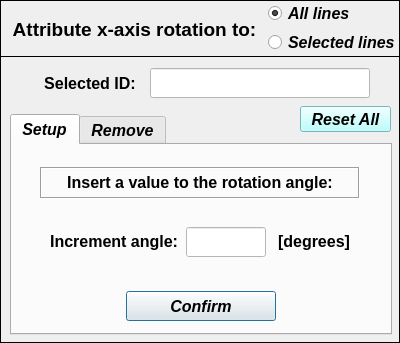
<?xml version="1.0" encoding="UTF-8"?>
<ui version="4.0">
 <class>Dialog</class>
 <widget class="QDialog" name="Dialog">
  <property name="windowModality">
   <enum>Qt::NonModal</enum>
  </property>
  <property name="geometry">
   <rect>
    <x>0</x>
    <y>0</y>
    <width>400</width>
    <height>343</height>
   </rect>
  </property>
  <property name="sizePolicy">
   <sizepolicy hsizetype="Fixed" vsizetype="Fixed">
    <horstretch>0</horstretch>
    <verstretch>0</verstretch>
   </sizepolicy>
  </property>
  <property name="minimumSize">
   <size>
    <width>400</width>
    <height>343</height>
   </size>
  </property>
  <property name="maximumSize">
   <size>
    <width>400</width>
    <height>343</height>
   </size>
  </property>
  <property name="contextMenuPolicy">
   <enum>Qt::DefaultContextMenu</enum>
  </property>
  <property name="windowTitle">
   <string> Set: beam x-axis rotation angle</string>
  </property>
  <property name="whatsThis">
   <string/>
  </property>
  <widget class="QFrame" name="frame_2">
   <property name="geometry">
    <rect>
     <x>0</x>
     <y>56</y>
     <width>400</width>
     <height>287</height>
    </rect>
   </property>
   <property name="sizePolicy">
    <sizepolicy hsizetype="Preferred" vsizetype="Preferred">
     <horstretch>40</horstretch>
     <verstretch>0</verstretch>
    </sizepolicy>
   </property>
   <property name="minimumSize">
    <size>
     <width>400</width>
     <height>287</height>
    </size>
   </property>
   <property name="maximumSize">
    <size>
     <width>400</width>
     <height>287</height>
    </size>
   </property>
   <property name="font">
    <font>
     <pointsize>12</pointsize>
     <italic>true</italic>
    </font>
   </property>
   <property name="frameShape">
    <enum>QFrame::Box</enum>
   </property>
   <property name="frameShadow">
    <enum>QFrame::Plain</enum>
   </property>
   <widget class="QTabWidget" name="tabWidget_xaxis_rotation_angle">
    <property name="geometry">
     <rect>
      <x>10</x>
      <y>58</y>
      <width>382</width>
      <height>221</height>
     </rect>
    </property>
    <property name="minimumSize">
     <size>
      <width>382</width>
      <height>0</height>
     </size>
    </property>
    <property name="maximumSize">
     <size>
      <width>382</width>
      <height>16777215</height>
     </size>
    </property>
    <property name="font">
     <font>
      <family>Arial</family>
      <pointsize>12</pointsize>
      <weight>75</weight>
      <italic>true</italic>
      <bold>true</bold>
     </font>
    </property>
    <property name="currentIndex">
     <number>0</number>
    </property>
    <widget class="QWidget" name="tab_setup">
     <attribute name="title">
      <string>Setup</string>
     </attribute>
     <widget class="QLabel" name="label_2">
      <property name="geometry">
       <rect>
        <x>28</x>
        <y>22</y>
        <width>320</width>
        <height>32</height>
       </rect>
      </property>
      <property name="minimumSize">
       <size>
        <width>320</width>
        <height>32</height>
       </size>
      </property>
      <property name="maximumSize">
       <size>
        <width>290</width>
        <height>32</height>
       </size>
      </property>
      <property name="sizeIncrement">
       <size>
        <width>320</width>
        <height>0</height>
       </size>
      </property>
      <property name="font">
       <font>
        <family>Arial</family>
        <pointsize>12</pointsize>
        <weight>75</weight>
        <italic>false</italic>
        <bold>true</bold>
       </font>
      </property>
      <property name="frameShape">
       <enum>QFrame::Box</enum>
      </property>
      <property name="frameShadow">
       <enum>QFrame::Sunken</enum>
      </property>
      <property name="midLineWidth">
       <number>0</number>
      </property>
      <property name="text">
       <string>&lt;html&gt;&lt;head/&gt;&lt;body&gt;&lt;p align=&quot;center&quot;&gt;Insert a value to the rotation angle:&lt;/p&gt;&lt;/body&gt;&lt;/html&gt;</string>
      </property>
      <property name="alignment">
       <set>Qt::AlignCenter</set>
      </property>
     </widget>
     <widget class="QPushButton" name="pushButton_confirm">
      <property name="geometry">
       <rect>
        <x>114</x>
        <y>146</y>
        <width>150</width>
        <height>30</height>
       </rect>
      </property>
      <property name="minimumSize">
       <size>
        <width>150</width>
        <height>30</height>
       </size>
      </property>
      <property name="maximumSize">
       <size>
        <width>150</width>
        <height>30</height>
       </size>
      </property>
      <property name="font">
       <font>
        <family>Arial</family>
        <pointsize>12</pointsize>
        <weight>75</weight>
        <italic>true</italic>
        <bold>true</bold>
       </font>
      </property>
      <property name="text">
       <string>Confirm</string>
      </property>
     </widget>
     <widget class="QLineEdit" name="lineEdit_beam_xaxis_rotation_angle">
      <property name="enabled">
       <bool>false</bool>
      </property>
      <property name="geometry">
       <rect>
        <x>174</x>
        <y>82</y>
        <width>80</width>
        <height>30</height>
       </rect>
      </property>
      <property name="minimumSize">
       <size>
        <width>80</width>
        <height>30</height>
       </size>
      </property>
      <property name="maximumSize">
       <size>
        <width>80</width>
        <height>30</height>
       </size>
      </property>
      <property name="font">
       <font>
        <family>Arial</family>
        <pointsize>11</pointsize>
        <weight>75</weight>
        <italic>true</italic>
        <bold>true</bold>
       </font>
      </property>
      <property name="focusPolicy">
       <enum>Qt::ClickFocus</enum>
      </property>
      <property name="styleSheet">
       <string notr="true">background-color: rgb(255, 255, 255);
color: rgb(0, 0, 255);</string>
      </property>
      <property name="text">
       <string/>
      </property>
      <property name="alignment">
       <set>Qt::AlignCenter</set>
      </property>
     </widget>
     <widget class="QLabel" name="label_5">
      <property name="geometry">
       <rect>
        <x>16</x>
        <y>82</y>
        <width>150</width>
        <height>30</height>
       </rect>
      </property>
      <property name="minimumSize">
       <size>
        <width>150</width>
        <height>30</height>
       </size>
      </property>
      <property name="maximumSize">
       <size>
        <width>150</width>
        <height>30</height>
       </size>
      </property>
      <property name="sizeIncrement">
       <size>
        <width>196</width>
        <height>30</height>
       </size>
      </property>
      <property name="font">
       <font>
        <family>Arial</family>
        <pointsize>12</pointsize>
        <weight>75</weight>
        <italic>false</italic>
        <bold>true</bold>
       </font>
      </property>
      <property name="text">
       <string>&lt;html&gt;&lt;head/&gt;&lt;body&gt;&lt;p align=&quot;right&quot;&gt;Increment angle:&lt;/p&gt;&lt;/body&gt;&lt;/html&gt;</string>
      </property>
      <property name="textFormat">
       <enum>Qt::AutoText</enum>
      </property>
      <property name="alignment">
       <set>Qt::AlignCenter</set>
      </property>
     </widget>
     <widget class="QLabel" name="label_6">
      <property name="geometry">
       <rect>
        <x>262</x>
        <y>82</y>
        <width>80</width>
        <height>30</height>
       </rect>
      </property>
      <property name="minimumSize">
       <size>
        <width>80</width>
        <height>30</height>
       </size>
      </property>
      <property name="maximumSize">
       <size>
        <width>80</width>
        <height>30</height>
       </size>
      </property>
      <property name="font">
       <font>
        <family>Arial</family>
        <pointsize>12</pointsize>
        <weight>75</weight>
        <italic>false</italic>
        <bold>true</bold>
       </font>
      </property>
      <property name="text">
       <string>&lt;html&gt;&lt;head/&gt;&lt;body&gt;&lt;p align=&quot;center&quot;&gt;[degrees]&lt;/p&gt;&lt;/body&gt;&lt;/html&gt;</string>
      </property>
      <property name="textFormat">
       <enum>Qt::AutoText</enum>
      </property>
      <property name="alignment">
       <set>Qt::AlignCenter</set>
      </property>
     </widget>
    </widget>
    <widget class="QWidget" name="tab_remove">
     <attribute name="title">
      <string>Remove</string>
     </attribute>
     <widget class="QTreeWidget" name="treeWidget_xaxis_rotation_angle">
      <property name="geometry">
       <rect>
        <x>11</x>
        <y>8</y>
        <width>356</width>
        <height>174</height>
       </rect>
      </property>
      <property name="minimumSize">
       <size>
        <width>0</width>
        <height>0</height>
       </size>
      </property>
      <property name="maximumSize">
       <size>
        <width>1000</width>
        <height>1000</height>
       </size>
      </property>
      <property name="font">
       <font>
        <family>Arial</family>
        <pointsize>10</pointsize>
        <weight>75</weight>
        <italic>true</italic>
        <bold>true</bold>
       </font>
      </property>
      <property name="indentation">
       <number>0</number>
      </property>
      <column>
       <property name="text">
        <string>Angle</string>
       </property>
       <property name="font">
        <font>
         <family>Arial</family>
         <pointsize>10</pointsize>
         <weight>75</weight>
         <italic>true</italic>
         <bold>true</bold>
        </font>
       </property>
       <property name="textAlignment">
        <set>AlignCenter</set>
       </property>
      </column>
      <column>
       <property name="text">
        <string>Lines</string>
       </property>
       <property name="font">
        <font>
         <family>Arial</family>
         <pointsize>10</pointsize>
         <weight>75</weight>
         <italic>true</italic>
         <bold>true</bold>
        </font>
       </property>
       <property name="textAlignment">
        <set>AlignCenter</set>
       </property>
      </column>
     </widget>
     <widget class="QPushButton" name="pushButton_remove">
      <property name="geometry">
       <rect>
        <x>40</x>
        <y>146</y>
        <width>130</width>
        <height>30</height>
       </rect>
      </property>
      <property name="minimumSize">
       <size>
        <width>130</width>
        <height>30</height>
       </size>
      </property>
      <property name="maximumSize">
       <size>
        <width>130</width>
        <height>30</height>
       </size>
      </property>
      <property name="font">
       <font>
        <family>Arial</family>
        <pointsize>12</pointsize>
        <weight>75</weight>
        <italic>true</italic>
        <bold>true</bold>
       </font>
      </property>
      <property name="text">
       <string>Remove</string>
      </property>
     </widget>
     <widget class="QPushButton" name="pushButton_get_information">
      <property name="geometry">
       <rect>
        <x>210</x>
        <y>146</y>
        <width>130</width>
        <height>30</height>
       </rect>
      </property>
      <property name="minimumSize">
       <size>
        <width>130</width>
        <height>30</height>
       </size>
      </property>
      <property name="maximumSize">
       <size>
        <width>130</width>
        <height>30</height>
       </size>
      </property>
      <property name="font">
       <font>
        <family>Arial</family>
        <pointsize>12</pointsize>
        <weight>75</weight>
        <italic>true</italic>
        <bold>true</bold>
       </font>
      </property>
      <property name="text">
       <string>See details</string>
      </property>
     </widget>
    </widget>
   </widget>
   <widget class="QLineEdit" name="lineEdit_selected_ID">
    <property name="enabled">
     <bool>false</bool>
    </property>
    <property name="geometry">
     <rect>
      <x>150</x>
      <y>12</y>
      <width>220</width>
      <height>30</height>
     </rect>
    </property>
    <property name="minimumSize">
     <size>
      <width>220</width>
      <height>30</height>
     </size>
    </property>
    <property name="maximumSize">
     <size>
      <width>220</width>
      <height>30</height>
     </size>
    </property>
    <property name="font">
     <font>
      <family>Arial</family>
      <pointsize>11</pointsize>
      <weight>75</weight>
      <italic>true</italic>
      <bold>true</bold>
     </font>
    </property>
    <property name="focusPolicy">
     <enum>Qt::ClickFocus</enum>
    </property>
    <property name="styleSheet">
     <string notr="true">background-color: rgb(255, 255, 255);
color: rgb(0, 0, 255);</string>
    </property>
    <property name="text">
     <string/>
    </property>
    <property name="alignment">
     <set>Qt::AlignCenter</set>
    </property>
   </widget>
   <widget class="QLabel" name="QLabel_selected_ID">
    <property name="geometry">
     <rect>
      <x>30</x>
      <y>12</y>
      <width>120</width>
      <height>30</height>
     </rect>
    </property>
    <property name="minimumSize">
     <size>
      <width>120</width>
      <height>30</height>
     </size>
    </property>
    <property name="maximumSize">
     <size>
      <width>120</width>
      <height>30</height>
     </size>
    </property>
    <property name="font">
     <font>
      <family>Arial</family>
      <pointsize>12</pointsize>
      <weight>75</weight>
      <italic>false</italic>
      <bold>true</bold>
     </font>
    </property>
    <property name="text">
     <string>Selected ID:</string>
    </property>
    <property name="textFormat">
     <enum>Qt::AutoText</enum>
    </property>
    <property name="alignment">
     <set>Qt::AlignCenter</set>
    </property>
   </widget>
   <widget class="QPushButton" name="pushButton_reset_all">
    <property name="geometry">
     <rect>
      <x>300</x>
      <y>50</y>
      <width>91</width>
      <height>26</height>
     </rect>
    </property>
    <property name="minimumSize">
     <size>
      <width>0</width>
      <height>26</height>
     </size>
    </property>
    <property name="maximumSize">
     <size>
      <width>16777215</width>
      <height>26</height>
     </size>
    </property>
    <property name="font">
     <font>
      <family>Arial</family>
      <pointsize>12</pointsize>
      <weight>75</weight>
      <italic>true</italic>
      <bold>true</bold>
     </font>
    </property>
    <property name="styleSheet">
     <string notr="true">background-color: rgb(170, 255, 255);</string>
    </property>
    <property name="text">
     <string>Reset All</string>
    </property>
   </widget>
  </widget>
  <widget class="QFrame" name="frame">
   <property name="geometry">
    <rect>
     <x>0</x>
     <y>0</y>
     <width>400</width>
     <height>57</height>
    </rect>
   </property>
   <property name="minimumSize">
    <size>
     <width>400</width>
     <height>57</height>
    </size>
   </property>
   <property name="maximumSize">
    <size>
     <width>450</width>
     <height>57</height>
    </size>
   </property>
   <property name="frameShape">
    <enum>QFrame::Box</enum>
   </property>
   <property name="frameShadow">
    <enum>QFrame::Plain</enum>
   </property>
   <property name="lineWidth">
    <number>1</number>
   </property>
   <widget class="QLabel" name="label">
    <property name="geometry">
     <rect>
      <x>5</x>
      <y>14</y>
      <width>259</width>
      <height>30</height>
     </rect>
    </property>
    <property name="font">
     <font>
      <family>Arial</family>
      <pointsize>14</pointsize>
      <weight>75</weight>
      <italic>false</italic>
      <bold>true</bold>
     </font>
    </property>
    <property name="text">
     <string>Attribute x-axis rotation to:</string>
    </property>
    <property name="textFormat">
     <enum>Qt::AutoText</enum>
    </property>
    <property name="alignment">
     <set>Qt::AlignCenter</set>
    </property>
   </widget>
   <widget class="QWidget" name="verticalLayoutWidget_2">
    <property name="geometry">
     <rect>
      <x>268</x>
      <y>2</y>
      <width>130</width>
      <height>54</height>
     </rect>
    </property>
    <layout class="QVBoxLayout" name="verticalLayout_2">
     <item>
      <widget class="QRadioButton" name="radioButton_all">
       <property name="enabled">
        <bool>true</bool>
       </property>
       <property name="minimumSize">
        <size>
         <width>128</width>
         <height>23</height>
        </size>
       </property>
       <property name="maximumSize">
        <size>
         <width>128</width>
         <height>23</height>
        </size>
       </property>
       <property name="font">
        <font>
         <family>Arial</family>
         <pointsize>12</pointsize>
         <weight>75</weight>
         <italic>true</italic>
         <bold>true</bold>
         <stylestrategy>PreferAntialias</stylestrategy>
        </font>
       </property>
       <property name="focusPolicy">
        <enum>Qt::ClickFocus</enum>
       </property>
       <property name="text">
        <string>All lines</string>
       </property>
       <property name="checked">
        <bool>true</bool>
       </property>
      </widget>
     </item>
     <item>
      <widget class="QRadioButton" name="radioButton_entity">
       <property name="minimumSize">
        <size>
         <width>128</width>
         <height>23</height>
        </size>
       </property>
       <property name="maximumSize">
        <size>
         <width>128</width>
         <height>23</height>
        </size>
       </property>
       <property name="font">
        <font>
         <family>Arial</family>
         <pointsize>12</pointsize>
         <weight>75</weight>
         <italic>true</italic>
         <bold>true</bold>
         <stylestrategy>PreferAntialias</stylestrategy>
        </font>
       </property>
       <property name="focusPolicy">
        <enum>Qt::ClickFocus</enum>
       </property>
       <property name="text">
        <string>Selected lines</string>
       </property>
       <property name="checked">
        <bool>false</bool>
       </property>
      </widget>
     </item>
    </layout>
   </widget>
  </widget>
 </widget>
 <resources/>
 <connections/>
</ui>
